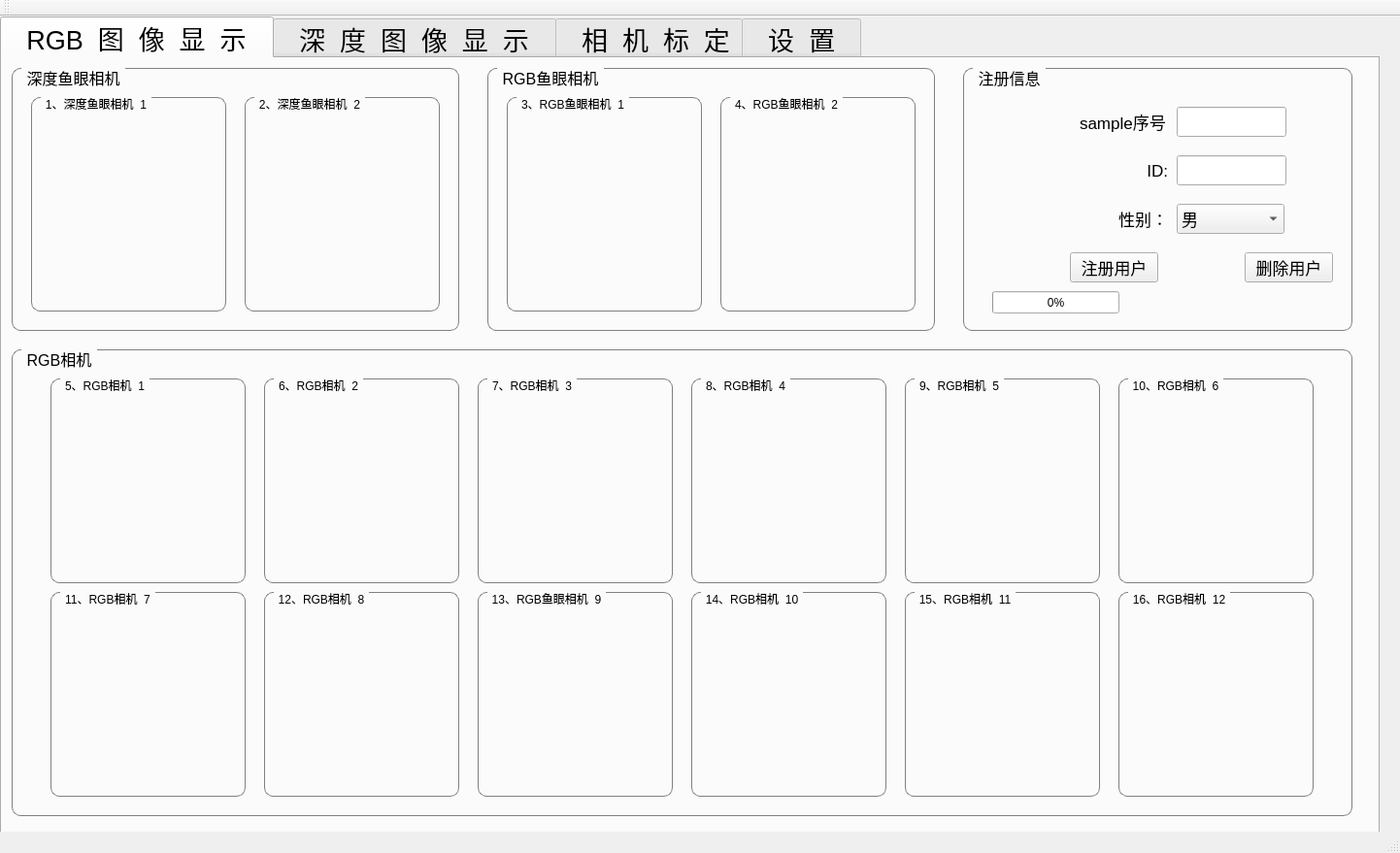
<?xml version="1.0" encoding="UTF-8"?>
<ui version="4.0">
 <class>pic_hard_syncClass</class>
 <widget class="QMainWindow" name="pic_hard_syncClass">
  <property name="geometry">
   <rect>
    <x>0</x>
    <y>0</y>
    <width>1442</width>
    <height>879</height>
   </rect>
  </property>
  <property name="windowTitle">
   <string>pic_hard_sync</string>
  </property>
  <widget class="QWidget" name="centralWidget">
   <widget class="QTabWidget" name="tabWidget">
    <property name="geometry">
     <rect>
      <x>0</x>
      <y>0</y>
      <width>1421</width>
      <height>901</height>
     </rect>
    </property>
    <property name="font">
     <font>
      <family>Arial</family>
      <pointsize>20</pointsize>
      <weight>50</weight>
      <bold>false</bold>
     </font>
    </property>
    <property name="currentIndex">
     <number>0</number>
    </property>
    <widget class="QWidget" name="tab_2">
     <attribute name="title">
      <string>  RGB  图  像  显  示  </string>
     </attribute>
     <widget class="QGroupBox" name="groupBox">
      <property name="geometry">
       <rect>
        <x>10</x>
        <y>10</y>
        <width>461</width>
        <height>271</height>
       </rect>
      </property>
      <property name="font">
       <font>
        <pointsize>12</pointsize>
        <weight>50</weight>
        <bold>false</bold>
       </font>
      </property>
      <property name="styleSheet">
       <string notr="true">QGroupBox {     
border: 1px solid gray;     
border-radius: 9px;     
margin-top: 0.5em;
}

QGroupBox::title {     
subcontrol-origin: margin;     
left: 10px;     
padding: 0 3px 0 3px;
 }</string>
      </property>
      <property name="title">
       <string>深度鱼眼相机</string>
      </property>
      <widget class="QGroupBox" name="groupBox_2">
       <property name="geometry">
        <rect>
         <x>20</x>
         <y>30</y>
         <width>201</width>
         <height>221</height>
        </rect>
       </property>
       <property name="font">
        <font>
         <family>Arial</family>
        </font>
       </property>
       <property name="title">
        <string>1、深度鱼眼相机_1</string>
       </property>
       <widget class="QLabel" name="label_gray_fisheye_1">
        <property name="geometry">
         <rect>
          <x>20</x>
          <y>40</y>
          <width>160</width>
          <height>160</height>
         </rect>
        </property>
        <property name="text">
         <string/>
        </property>
       </widget>
      </widget>
      <widget class="QGroupBox" name="groupBox_3">
       <property name="geometry">
        <rect>
         <x>240</x>
         <y>30</y>
         <width>201</width>
         <height>221</height>
        </rect>
       </property>
       <property name="font">
        <font>
         <family>Arial</family>
        </font>
       </property>
       <property name="title">
        <string>2、深度鱼眼相机_2</string>
       </property>
       <widget class="QLabel" name="label_gray_fisheye_2">
        <property name="geometry">
         <rect>
          <x>20</x>
          <y>40</y>
          <width>160</width>
          <height>160</height>
         </rect>
        </property>
        <property name="text">
         <string/>
        </property>
       </widget>
      </widget>
     </widget>
     <widget class="QGroupBox" name="groupBox_4">
      <property name="geometry">
       <rect>
        <x>500</x>
        <y>10</y>
        <width>461</width>
        <height>271</height>
       </rect>
      </property>
      <property name="font">
       <font>
        <pointsize>12</pointsize>
        <weight>50</weight>
        <bold>false</bold>
       </font>
      </property>
      <property name="styleSheet">
       <string notr="true">QGroupBox {     
border: 1px solid gray;     
border-radius: 9px;     
margin-top: 0.5em;
}

QGroupBox::title {     
subcontrol-origin: margin;     
left: 10px;     
padding: 0 3px 0 3px;
 }</string>
      </property>
      <property name="title">
       <string>RGB鱼眼相机</string>
      </property>
      <widget class="QGroupBox" name="groupBox_5">
       <property name="geometry">
        <rect>
         <x>20</x>
         <y>30</y>
         <width>201</width>
         <height>221</height>
        </rect>
       </property>
       <property name="font">
        <font>
         <family>Arial</family>
        </font>
       </property>
       <property name="title">
        <string>3、RGB鱼眼相机_1</string>
       </property>
       <widget class="QLabel" name="label_RGB_fisheye_1">
        <property name="geometry">
         <rect>
          <x>20</x>
          <y>40</y>
          <width>160</width>
          <height>160</height>
         </rect>
        </property>
        <property name="text">
         <string/>
        </property>
       </widget>
      </widget>
      <widget class="QGroupBox" name="groupBox_6">
       <property name="geometry">
        <rect>
         <x>240</x>
         <y>30</y>
         <width>201</width>
         <height>221</height>
        </rect>
       </property>
       <property name="font">
        <font>
         <family>Arial</family>
        </font>
       </property>
       <property name="title">
        <string>4、RGB鱼眼相机_2</string>
       </property>
       <widget class="QLabel" name="label_RGB_fisheye_2">
        <property name="geometry">
         <rect>
          <x>20</x>
          <y>40</y>
          <width>160</width>
          <height>160</height>
         </rect>
        </property>
        <property name="text">
         <string/>
        </property>
       </widget>
      </widget>
     </widget>
     <widget class="QGroupBox" name="groupBox_7">
      <property name="geometry">
       <rect>
        <x>10</x>
        <y>300</y>
        <width>1381</width>
        <height>481</height>
       </rect>
      </property>
      <property name="font">
       <font>
        <pointsize>12</pointsize>
        <weight>50</weight>
        <bold>false</bold>
       </font>
      </property>
      <property name="styleSheet">
       <string notr="true">QGroupBox {     
border: 1px solid gray;     
border-radius: 9px;     
margin-top: 0.5em;
}

QGroupBox::title {     
subcontrol-origin: margin;     
left: 10px;     
padding: 0 3px 0 3px;
 }</string>
      </property>
      <property name="title">
       <string>RGB相机</string>
      </property>
      <widget class="QGroupBox" name="groupBox_8">
       <property name="geometry">
        <rect>
         <x>40</x>
         <y>30</y>
         <width>201</width>
         <height>211</height>
        </rect>
       </property>
       <property name="font">
        <font>
         <family>Arial</family>
        </font>
       </property>
       <property name="title">
        <string>5、RGB相机_1</string>
       </property>
       <widget class="QLabel" name="label_RGB_1">
        <property name="geometry">
         <rect>
          <x>20</x>
          <y>30</y>
          <width>160</width>
          <height>160</height>
         </rect>
        </property>
        <property name="text">
         <string/>
        </property>
       </widget>
      </widget>
      <widget class="QGroupBox" name="groupBox_9">
       <property name="geometry">
        <rect>
         <x>260</x>
         <y>30</y>
         <width>201</width>
         <height>211</height>
        </rect>
       </property>
       <property name="font">
        <font>
         <family>Arial</family>
        </font>
       </property>
       <property name="title">
        <string>6、RGB相机_2</string>
       </property>
       <widget class="QLabel" name="label_RGB_2">
        <property name="geometry">
         <rect>
          <x>20</x>
          <y>30</y>
          <width>160</width>
          <height>160</height>
         </rect>
        </property>
        <property name="text">
         <string/>
        </property>
       </widget>
      </widget>
      <widget class="QGroupBox" name="groupBox_10">
       <property name="geometry">
        <rect>
         <x>480</x>
         <y>30</y>
         <width>201</width>
         <height>211</height>
        </rect>
       </property>
       <property name="font">
        <font>
         <family>Arial</family>
        </font>
       </property>
       <property name="title">
        <string>7、RGB相机_3</string>
       </property>
       <widget class="QLabel" name="label_RGB_3">
        <property name="geometry">
         <rect>
          <x>20</x>
          <y>30</y>
          <width>160</width>
          <height>160</height>
         </rect>
        </property>
        <property name="text">
         <string/>
        </property>
       </widget>
      </widget>
      <widget class="QGroupBox" name="groupBox_11">
       <property name="geometry">
        <rect>
         <x>700</x>
         <y>30</y>
         <width>201</width>
         <height>211</height>
        </rect>
       </property>
       <property name="font">
        <font>
         <family>Arial</family>
        </font>
       </property>
       <property name="title">
        <string>8、RGB相机_4</string>
       </property>
       <widget class="QLabel" name="label_RGB_4">
        <property name="geometry">
         <rect>
          <x>20</x>
          <y>30</y>
          <width>160</width>
          <height>160</height>
         </rect>
        </property>
        <property name="text">
         <string/>
        </property>
       </widget>
      </widget>
      <widget class="QGroupBox" name="groupBox_12">
       <property name="geometry">
        <rect>
         <x>920</x>
         <y>30</y>
         <width>201</width>
         <height>211</height>
        </rect>
       </property>
       <property name="font">
        <font>
         <family>Arial</family>
        </font>
       </property>
       <property name="title">
        <string>9、RGB相机_5</string>
       </property>
       <widget class="QLabel" name="label_RGB_5">
        <property name="geometry">
         <rect>
          <x>20</x>
          <y>30</y>
          <width>160</width>
          <height>160</height>
         </rect>
        </property>
        <property name="text">
         <string/>
        </property>
       </widget>
      </widget>
      <widget class="QGroupBox" name="groupBox_13">
       <property name="geometry">
        <rect>
         <x>1140</x>
         <y>30</y>
         <width>201</width>
         <height>211</height>
        </rect>
       </property>
       <property name="font">
        <font>
         <family>Arial</family>
        </font>
       </property>
       <property name="title">
        <string>10、RGB相机_6</string>
       </property>
       <widget class="QLabel" name="label_RGB_6">
        <property name="geometry">
         <rect>
          <x>20</x>
          <y>30</y>
          <width>160</width>
          <height>160</height>
         </rect>
        </property>
        <property name="text">
         <string/>
        </property>
       </widget>
      </widget>
      <widget class="QGroupBox" name="groupBox_14">
       <property name="geometry">
        <rect>
         <x>40</x>
         <y>250</y>
         <width>201</width>
         <height>211</height>
        </rect>
       </property>
       <property name="font">
        <font>
         <family>Arial</family>
        </font>
       </property>
       <property name="title">
        <string>11、RGB相机_7</string>
       </property>
       <widget class="QLabel" name="label_RGB_7">
        <property name="geometry">
         <rect>
          <x>20</x>
          <y>30</y>
          <width>160</width>
          <height>160</height>
         </rect>
        </property>
        <property name="text">
         <string/>
        </property>
       </widget>
      </widget>
      <widget class="QGroupBox" name="groupBox_15">
       <property name="geometry">
        <rect>
         <x>260</x>
         <y>250</y>
         <width>201</width>
         <height>211</height>
        </rect>
       </property>
       <property name="font">
        <font>
         <family>Arial</family>
        </font>
       </property>
       <property name="title">
        <string>12、RGB相机_8</string>
       </property>
       <widget class="QLabel" name="label_RGB_8">
        <property name="geometry">
         <rect>
          <x>20</x>
          <y>30</y>
          <width>160</width>
          <height>160</height>
         </rect>
        </property>
        <property name="text">
         <string/>
        </property>
       </widget>
      </widget>
      <widget class="QGroupBox" name="groupBox_16">
       <property name="geometry">
        <rect>
         <x>480</x>
         <y>250</y>
         <width>201</width>
         <height>211</height>
        </rect>
       </property>
       <property name="font">
        <font>
         <family>Arial</family>
        </font>
       </property>
       <property name="title">
        <string>13、RGB鱼眼相机_9</string>
       </property>
       <widget class="QLabel" name="label_RGB_9">
        <property name="geometry">
         <rect>
          <x>20</x>
          <y>30</y>
          <width>160</width>
          <height>160</height>
         </rect>
        </property>
        <property name="text">
         <string/>
        </property>
       </widget>
      </widget>
      <widget class="QGroupBox" name="groupBox_17">
       <property name="geometry">
        <rect>
         <x>700</x>
         <y>250</y>
         <width>201</width>
         <height>211</height>
        </rect>
       </property>
       <property name="font">
        <font>
         <family>Arial</family>
        </font>
       </property>
       <property name="title">
        <string>14、RGB相机_10</string>
       </property>
       <widget class="QLabel" name="label_RGB_10">
        <property name="geometry">
         <rect>
          <x>20</x>
          <y>30</y>
          <width>160</width>
          <height>160</height>
         </rect>
        </property>
        <property name="text">
         <string/>
        </property>
       </widget>
      </widget>
      <widget class="QGroupBox" name="groupBox_18">
       <property name="geometry">
        <rect>
         <x>920</x>
         <y>250</y>
         <width>201</width>
         <height>211</height>
        </rect>
       </property>
       <property name="font">
        <font>
         <family>Arial</family>
        </font>
       </property>
       <property name="title">
        <string>15、RGB相机_11</string>
       </property>
       <widget class="QLabel" name="label_RGB_11">
        <property name="geometry">
         <rect>
          <x>20</x>
          <y>30</y>
          <width>160</width>
          <height>160</height>
         </rect>
        </property>
        <property name="text">
         <string/>
        </property>
       </widget>
      </widget>
      <widget class="QGroupBox" name="groupBox_19">
       <property name="geometry">
        <rect>
         <x>1140</x>
         <y>250</y>
         <width>201</width>
         <height>211</height>
        </rect>
       </property>
       <property name="font">
        <font>
         <family>Arial</family>
        </font>
       </property>
       <property name="title">
        <string>16、RGB相机_12</string>
       </property>
       <widget class="QLabel" name="label_RGB_12">
        <property name="geometry">
         <rect>
          <x>20</x>
          <y>30</y>
          <width>160</width>
          <height>160</height>
         </rect>
        </property>
        <property name="text">
         <string/>
        </property>
       </widget>
      </widget>
     </widget>
     <widget class="QGroupBox" name="groupBox_20">
      <property name="geometry">
       <rect>
        <x>990</x>
        <y>10</y>
        <width>401</width>
        <height>271</height>
       </rect>
      </property>
      <property name="font">
       <font>
        <family>Arial</family>
        <pointsize>12</pointsize>
       </font>
      </property>
      <property name="styleSheet">
       <string notr="true">QGroupBox {     
border: 1px solid gray;     
border-radius: 9px;     
margin-top: 0.5em;
}

QGroupBox::title {     
subcontrol-origin: margin;     
left: 10px;     
padding: 0 3px 0 3px;
 }</string>
      </property>
      <property name="title">
       <string>注册信息</string>
      </property>
      <widget class="QLabel" name="label_NO">
       <property name="geometry">
        <rect>
         <x>120</x>
         <y>40</y>
         <width>91</width>
         <height>31</height>
        </rect>
       </property>
       <property name="font">
        <font>
         <family>Arial</family>
         <pointsize>13</pointsize>
        </font>
       </property>
       <property name="text">
        <string>sample序号：</string>
       </property>
      </widget>
      <widget class="QLineEdit" name="lineEdit_NO">
       <property name="geometry">
        <rect>
         <x>220</x>
         <y>40</y>
         <width>113</width>
         <height>31</height>
        </rect>
       </property>
       <property name="font">
        <font>
         <family>Arial</family>
         <pointsize>13</pointsize>
        </font>
       </property>
      </widget>
      <widget class="QLineEdit" name="lineEdit_ID">
       <property name="geometry">
        <rect>
         <x>220</x>
         <y>90</y>
         <width>113</width>
         <height>31</height>
        </rect>
       </property>
       <property name="font">
        <font>
         <family>Arial</family>
         <pointsize>13</pointsize>
        </font>
       </property>
       <property name="text">
        <string/>
       </property>
      </widget>
      <widget class="QLabel" name="label_ID">
       <property name="geometry">
        <rect>
         <x>120</x>
         <y>90</y>
         <width>91</width>
         <height>31</height>
        </rect>
       </property>
       <property name="font">
        <font>
         <family>Arial</family>
         <pointsize>13</pointsize>
        </font>
       </property>
       <property name="text">
        <string>ID:</string>
       </property>
       <property name="alignment">
        <set>Qt::AlignRight|Qt::AlignTrailing|Qt::AlignVCenter</set>
       </property>
      </widget>
      <widget class="QLabel" name="label_sex">
       <property name="geometry">
        <rect>
         <x>120</x>
         <y>140</y>
         <width>91</width>
         <height>31</height>
        </rect>
       </property>
       <property name="font">
        <font>
         <family>Arial</family>
         <pointsize>13</pointsize>
        </font>
       </property>
       <property name="text">
        <string>性别：</string>
       </property>
       <property name="alignment">
        <set>Qt::AlignRight|Qt::AlignTrailing|Qt::AlignVCenter</set>
       </property>
      </widget>
      <widget class="QComboBox" name="comboBox_sex">
       <property name="geometry">
        <rect>
         <x>220</x>
         <y>140</y>
         <width>111</width>
         <height>31</height>
        </rect>
       </property>
       <property name="font">
        <font>
         <family>Arial</family>
         <pointsize>13</pointsize>
        </font>
       </property>
       <item>
        <property name="text">
         <string>男</string>
        </property>
       </item>
       <item>
        <property name="text">
         <string>女</string>
        </property>
       </item>
      </widget>
      <widget class="QPushButton" name="pushButton_regist">
       <property name="geometry">
        <rect>
         <x>110</x>
         <y>190</y>
         <width>91</width>
         <height>31</height>
        </rect>
       </property>
       <property name="font">
        <font>
         <family>Arial</family>
         <pointsize>13</pointsize>
        </font>
       </property>
       <property name="text">
        <string>注册用户</string>
       </property>
      </widget>
      <widget class="QPushButton" name="pushButton_del">
       <property name="geometry">
        <rect>
         <x>290</x>
         <y>190</y>
         <width>91</width>
         <height>31</height>
        </rect>
       </property>
       <property name="font">
        <font>
         <family>Arial</family>
         <pointsize>13</pointsize>
        </font>
       </property>
       <property name="text">
        <string>删除用户</string>
       </property>
      </widget>
      <widget class="QProgressBar" name="progressBar">
       <property name="geometry">
        <rect>
         <x>30</x>
         <y>230</y>
         <width>131</width>
         <height>23</height>
        </rect>
       </property>
       <property name="value">
        <number>0</number>
       </property>
      </widget>
      <widget class="QLabel" name="label_status">
       <property name="geometry">
        <rect>
         <x>170</x>
         <y>230</y>
         <width>221</width>
         <height>21</height>
        </rect>
       </property>
       <property name="font">
        <font>
         <family>Arial</family>
         <pointsize>9</pointsize>
        </font>
       </property>
       <property name="layoutDirection">
        <enum>Qt::LeftToRight</enum>
       </property>
       <property name="text">
        <string/>
       </property>
       <property name="alignment">
        <set>Qt::AlignCenter</set>
       </property>
      </widget>
     </widget>
    </widget>
    <widget class="QWidget" name="tab_camera">
     <attribute name="title">
      <string>  深  度  图  像  显  示  </string>
     </attribute>
     <widget class="QLabel" name="label_RGBD_5">
      <property name="geometry">
       <rect>
        <x>110</x>
        <y>120</y>
        <width>111</width>
        <height>111</height>
       </rect>
      </property>
      <property name="text">
       <string/>
      </property>
     </widget>
     <widget class="QLabel" name="label_RGBD_10">
      <property name="geometry">
       <rect>
        <x>110</x>
        <y>120</y>
        <width>111</width>
        <height>111</height>
       </rect>
      </property>
      <property name="text">
       <string/>
      </property>
     </widget>
     <widget class="QLabel" name="label_RGBD_12">
      <property name="geometry">
       <rect>
        <x>110</x>
        <y>120</y>
        <width>111</width>
        <height>111</height>
       </rect>
      </property>
      <property name="text">
       <string/>
      </property>
     </widget>
     <widget class="QLabel" name="label_RGBD_2">
      <property name="geometry">
       <rect>
        <x>110</x>
        <y>120</y>
        <width>111</width>
        <height>111</height>
       </rect>
      </property>
      <property name="text">
       <string/>
      </property>
     </widget>
     <widget class="QLabel" name="label_RGBD_8">
      <property name="geometry">
       <rect>
        <x>110</x>
        <y>120</y>
        <width>111</width>
        <height>111</height>
       </rect>
      </property>
      <property name="text">
       <string/>
      </property>
     </widget>
     <widget class="QLabel" name="label_RGBD_3">
      <property name="geometry">
       <rect>
        <x>110</x>
        <y>120</y>
        <width>111</width>
        <height>111</height>
       </rect>
      </property>
      <property name="text">
       <string/>
      </property>
     </widget>
     <widget class="QLabel" name="label_RGBD_1">
      <property name="geometry">
       <rect>
        <x>110</x>
        <y>120</y>
        <width>640</width>
        <height>480</height>
       </rect>
      </property>
      <property name="text">
       <string/>
      </property>
     </widget>
     <widget class="QLabel" name="label_RGBD_6">
      <property name="geometry">
       <rect>
        <x>110</x>
        <y>120</y>
        <width>111</width>
        <height>111</height>
       </rect>
      </property>
      <property name="text">
       <string/>
      </property>
     </widget>
     <widget class="QLabel" name="label_RGBD_11">
      <property name="geometry">
       <rect>
        <x>110</x>
        <y>120</y>
        <width>111</width>
        <height>111</height>
       </rect>
      </property>
      <property name="text">
       <string/>
      </property>
     </widget>
     <widget class="QLabel" name="label_RGBD_7">
      <property name="geometry">
       <rect>
        <x>110</x>
        <y>120</y>
        <width>111</width>
        <height>111</height>
       </rect>
      </property>
      <property name="text">
       <string/>
      </property>
     </widget>
     <widget class="QLabel" name="label_RGBD_4">
      <property name="geometry">
       <rect>
        <x>110</x>
        <y>120</y>
        <width>111</width>
        <height>111</height>
       </rect>
      </property>
      <property name="text">
       <string/>
      </property>
     </widget>
     <widget class="QLabel" name="label_RGBD_9">
      <property name="geometry">
       <rect>
        <x>390</x>
        <y>130</y>
        <width>111</width>
        <height>111</height>
       </rect>
      </property>
      <property name="text">
       <string/>
      </property>
     </widget>
    </widget>
    <widget class="QWidget" name="tab_3">
     <attribute name="title">
      <string>  相  机  标  定</string>
     </attribute>
     <widget class="QComboBox" name="comboBox_calibration_camera_1">
      <property name="geometry">
       <rect>
        <x>330</x>
        <y>80</y>
        <width>261</width>
        <height>51</height>
       </rect>
      </property>
      <item>
       <property name="text">
        <string>1、深度鱼眼相机_1</string>
       </property>
      </item>
      <item>
       <property name="text">
        <string>2、深度鱼眼相机_2</string>
       </property>
      </item>
      <item>
       <property name="text">
        <string>3、RGB相机_1</string>
       </property>
      </item>
      <item>
       <property name="text">
        <string>4、RGB鱼眼相机_2</string>
       </property>
      </item>
      <item>
       <property name="text">
        <string>5、RGBD相机_1</string>
       </property>
      </item>
      <item>
       <property name="text">
        <string>6、RGBD相机_2</string>
       </property>
      </item>
      <item>
       <property name="text">
        <string>7、RGBD相机_3</string>
       </property>
      </item>
      <item>
       <property name="text">
        <string>8、RGBD相机_4</string>
       </property>
      </item>
      <item>
       <property name="text">
        <string>9、RGBD相机_5</string>
       </property>
      </item>
      <item>
       <property name="text">
        <string>10、RGBD相机_6</string>
       </property>
      </item>
      <item>
       <property name="text">
        <string>11、RGBD相机_7</string>
       </property>
      </item>
      <item>
       <property name="text">
        <string>12、RGBD相机_8</string>
       </property>
      </item>
      <item>
       <property name="text">
        <string>13、RGBD相机_9</string>
       </property>
      </item>
      <item>
       <property name="text">
        <string>14、RGBD相机_10</string>
       </property>
      </item>
      <item>
       <property name="text">
        <string>15、RGBD相机_11</string>
       </property>
      </item>
      <item>
       <property name="text">
        <string>12、RGBD相机_12</string>
       </property>
      </item>
     </widget>
     <widget class="QLabel" name="label_calibration_camera_1">
      <property name="geometry">
       <rect>
        <x>100</x>
        <y>80</y>
        <width>211</width>
        <height>51</height>
       </rect>
      </property>
      <property name="text">
       <string>需要标定的相机1：</string>
      </property>
     </widget>
     <widget class="QLabel" name="label_calibration_camera_2">
      <property name="geometry">
       <rect>
        <x>100</x>
        <y>180</y>
        <width>211</width>
        <height>51</height>
       </rect>
      </property>
      <property name="text">
       <string>需要标定的相机2：</string>
      </property>
     </widget>
     <widget class="QComboBox" name="comboBox_calibration_camera_2">
      <property name="geometry">
       <rect>
        <x>330</x>
        <y>180</y>
        <width>261</width>
        <height>51</height>
       </rect>
      </property>
      <item>
       <property name="text">
        <string>1、深度鱼眼相机_1</string>
       </property>
      </item>
      <item>
       <property name="text">
        <string>2、深度鱼眼相机_2</string>
       </property>
      </item>
      <item>
       <property name="text">
        <string>3、RGB相机_1</string>
       </property>
      </item>
      <item>
       <property name="text">
        <string>4、RGB鱼眼相机_2</string>
       </property>
      </item>
      <item>
       <property name="text">
        <string>5、RGBD相机_1</string>
       </property>
      </item>
      <item>
       <property name="text">
        <string>6、RGBD相机_2</string>
       </property>
      </item>
      <item>
       <property name="text">
        <string>7、RGBD相机_3</string>
       </property>
      </item>
      <item>
       <property name="text">
        <string>8、RGBD相机_4</string>
       </property>
      </item>
      <item>
       <property name="text">
        <string>9、RGBD相机_5</string>
       </property>
      </item>
      <item>
       <property name="text">
        <string>10、RGBD相机_6</string>
       </property>
      </item>
      <item>
       <property name="text">
        <string>11、RGBD相机_7</string>
       </property>
      </item>
      <item>
       <property name="text">
        <string>12、RGBD相机_8</string>
       </property>
      </item>
      <item>
       <property name="text">
        <string>13、RGBD相机_9</string>
       </property>
      </item>
      <item>
       <property name="text">
        <string>14、RGBD相机_10</string>
       </property>
      </item>
      <item>
       <property name="text">
        <string>15、RGBD相机_11</string>
       </property>
      </item>
      <item>
       <property name="text">
        <string>12、RGBD相机_12</string>
       </property>
      </item>
     </widget>
     <widget class="QPushButton" name="pushButton_start_calibration">
      <property name="geometry">
       <rect>
        <x>280</x>
        <y>270</y>
        <width>161</width>
        <height>51</height>
       </rect>
      </property>
      <property name="text">
       <string>开始标定</string>
      </property>
     </widget>
    </widget>
    <widget class="QWidget" name="tab">
     <attribute name="title">
      <string>  设  置  </string>
     </attribute>
     <widget class="QLineEdit" name="lineEdit_sample_frame">
      <property name="geometry">
       <rect>
        <x>590</x>
        <y>120</y>
        <width>91</width>
        <height>41</height>
       </rect>
      </property>
      <property name="font">
       <font>
        <family>Arial</family>
        <pointsize>20</pointsize>
       </font>
      </property>
      <property name="text">
       <string>125</string>
      </property>
     </widget>
     <widget class="QLabel" name="label_sample_frame">
      <property name="geometry">
       <rect>
        <x>350</x>
        <y>120</y>
        <width>211</width>
        <height>41</height>
       </rect>
      </property>
      <property name="font">
       <font>
        <family>Arial</family>
        <pointsize>20</pointsize>
        <weight>50</weight>
        <bold>false</bold>
       </font>
      </property>
      <property name="text">
       <string>单次采样帧数：</string>
      </property>
      <property name="alignment">
       <set>Qt::AlignRight|Qt::AlignTrailing|Qt::AlignVCenter</set>
      </property>
     </widget>
     <widget class="QLineEdit" name="lineEdit_FPS">
      <property name="geometry">
       <rect>
        <x>590</x>
        <y>210</y>
        <width>91</width>
        <height>41</height>
       </rect>
      </property>
      <property name="font">
       <font>
        <family>Arial</family>
        <pointsize>20</pointsize>
       </font>
      </property>
      <property name="text">
       <string>10</string>
      </property>
     </widget>
     <widget class="QLabel" name="label_FPS">
      <property name="geometry">
       <rect>
        <x>390</x>
        <y>210</y>
        <width>171</width>
        <height>41</height>
       </rect>
      </property>
      <property name="font">
       <font>
        <family>Arial</family>
        <pointsize>20</pointsize>
        <weight>50</weight>
        <bold>false</bold>
       </font>
      </property>
      <property name="text">
       <string>FPS：</string>
      </property>
      <property name="alignment">
       <set>Qt::AlignRight|Qt::AlignTrailing|Qt::AlignVCenter</set>
      </property>
     </widget>
     <widget class="QLabel" name="label_save_path">
      <property name="geometry">
       <rect>
        <x>390</x>
        <y>370</y>
        <width>171</width>
        <height>41</height>
       </rect>
      </property>
      <property name="font">
       <font>
        <family>Arial</family>
        <pointsize>20</pointsize>
        <weight>50</weight>
        <bold>false</bold>
       </font>
      </property>
      <property name="text">
       <string>存储路径：</string>
      </property>
      <property name="alignment">
       <set>Qt::AlignRight|Qt::AlignTrailing|Qt::AlignVCenter</set>
      </property>
     </widget>
     <widget class="QPushButton" name="pushButton_select_path">
      <property name="geometry">
       <rect>
        <x>590</x>
        <y>430</y>
        <width>91</width>
        <height>41</height>
       </rect>
      </property>
      <property name="text">
       <string>选择</string>
      </property>
     </widget>
     <widget class="QLabel" name="label_root_path">
      <property name="geometry">
       <rect>
        <x>590</x>
        <y>380</y>
        <width>811</width>
        <height>31</height>
       </rect>
      </property>
      <property name="text">
       <string>../data</string>
      </property>
     </widget>
     <widget class="QLineEdit" name="lineEdit_total_recording_time">
      <property name="geometry">
       <rect>
        <x>590</x>
        <y>300</y>
        <width>91</width>
        <height>41</height>
       </rect>
      </property>
      <property name="font">
       <font>
        <family>Arial</family>
        <pointsize>20</pointsize>
       </font>
      </property>
      <property name="text">
       <string>3</string>
      </property>
     </widget>
     <widget class="QLabel" name="label_total_recording_time">
      <property name="geometry">
       <rect>
        <x>330</x>
        <y>300</y>
        <width>231</width>
        <height>41</height>
       </rect>
      </property>
      <property name="font">
       <font>
        <family>Arial</family>
        <pointsize>20</pointsize>
        <weight>50</weight>
        <bold>false</bold>
       </font>
      </property>
      <property name="text">
       <string>单个用户注册次数</string>
      </property>
      <property name="alignment">
       <set>Qt::AlignRight|Qt::AlignTrailing|Qt::AlignVCenter</set>
      </property>
     </widget>
    </widget>
   </widget>
  </widget>
  <widget class="QMenuBar" name="menuBar">
   <property name="geometry">
    <rect>
     <x>0</x>
     <y>0</y>
     <width>1442</width>
     <height>23</height>
    </rect>
   </property>
  </widget>
  <widget class="QToolBar" name="mainToolBar">
   <attribute name="toolBarArea">
    <enum>TopToolBarArea</enum>
   </attribute>
   <attribute name="toolBarBreak">
    <bool>false</bool>
   </attribute>
  </widget>
  <widget class="QStatusBar" name="statusBar"/>
 </widget>
 <layoutdefault spacing="6" margin="11"/>
 <resources>
  <include location="pic_hard_sync.qrc"/>
 </resources>
 <connections/>
</ui>
